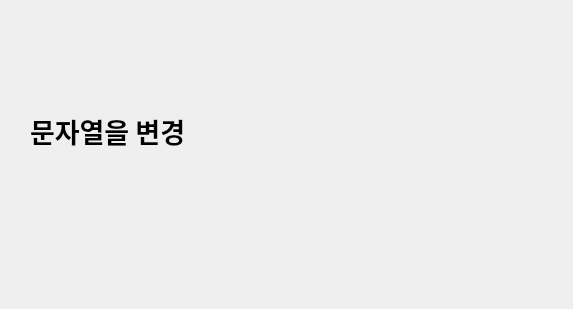
<?xml version="1.0" encoding="UTF-8"?>
<ui version="4.0">
 <class>Dialog</class>
 <widget class="QDialog" name="Dialog">
  <property name="geometry">
   <rect>
    <x>0</x>
    <y>0</y>
    <width>573</width>
    <height>309</height>
   </rect>
  </property>
  <property name="windowTitle">
   <string>Dialog</string>
  </property>
  <widget class="QLabel" name="label">
   <property name="geometry">
    <rect>
     <x>30</x>
     <y>60</y>
     <width>491</width>
     <height>141</height>
    </rect>
   </property>
   <property name="font">
    <font>
     <family>맑은 고딕</family>
     <pointsize>20</pointsize>
     <weight>75</weight>
     <bold>true</bold>
    </font>
   </property>
   <property name="text">
    <string>문자열을 변경</string>
   </property>
  </widget>
 </widget>
 <resources/>
 <connections/>
</ui>
